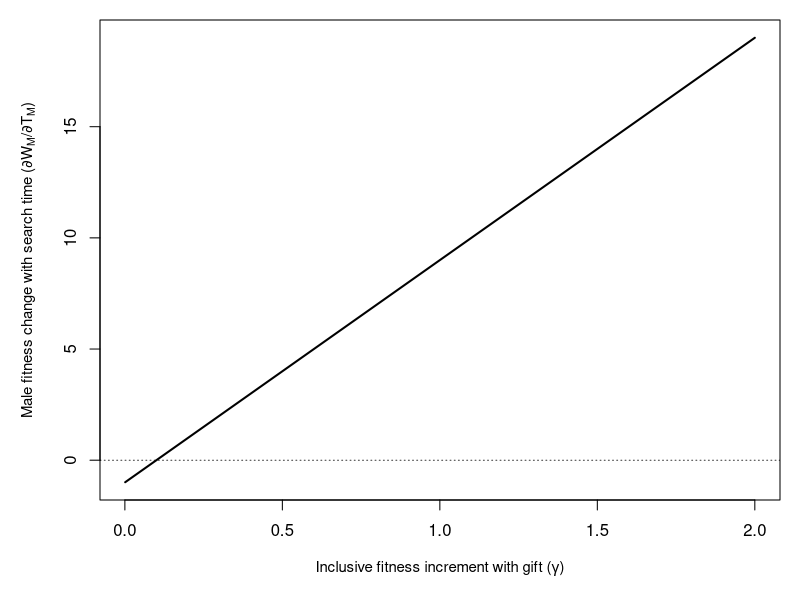
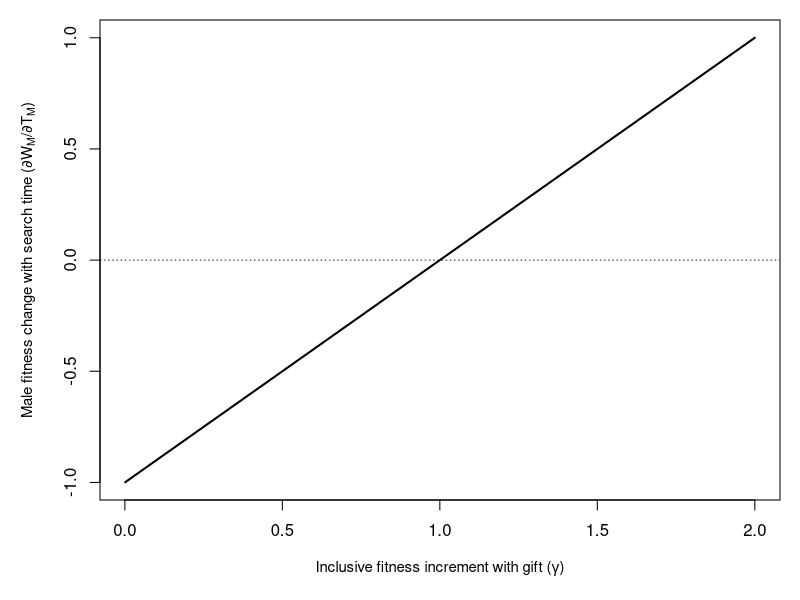
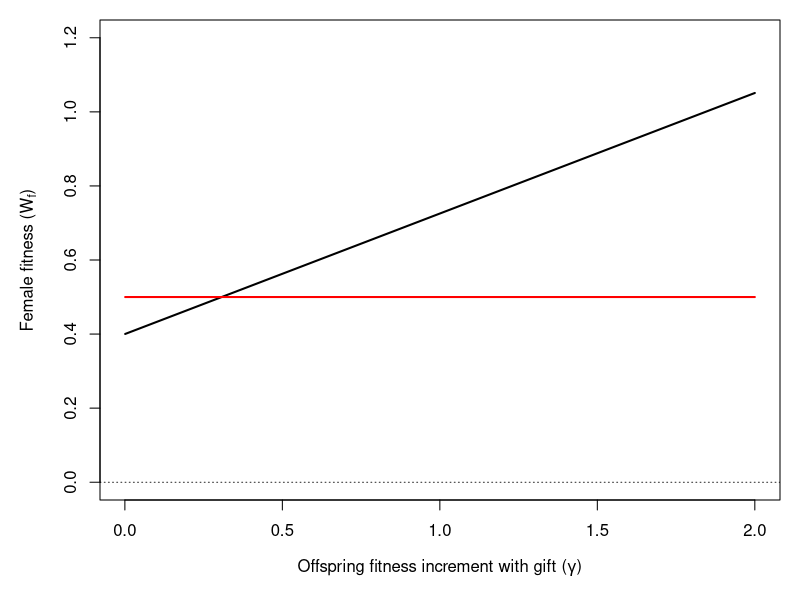
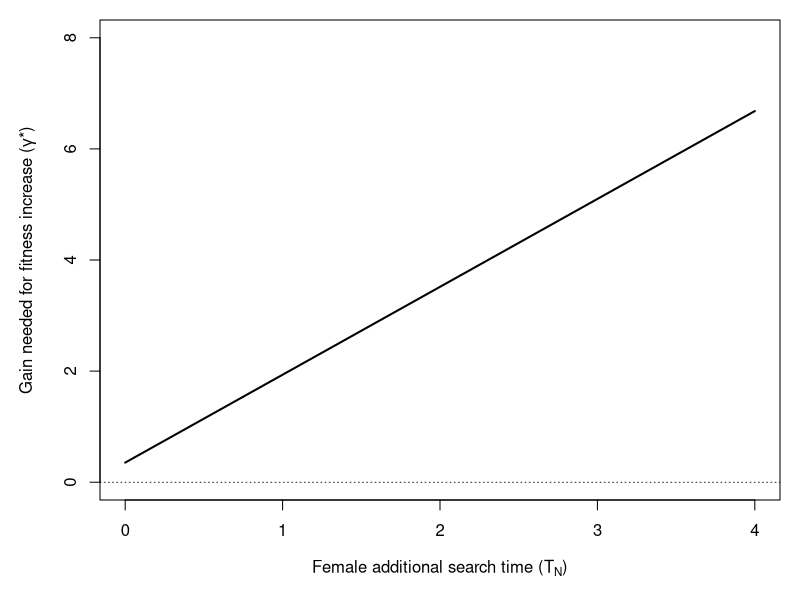
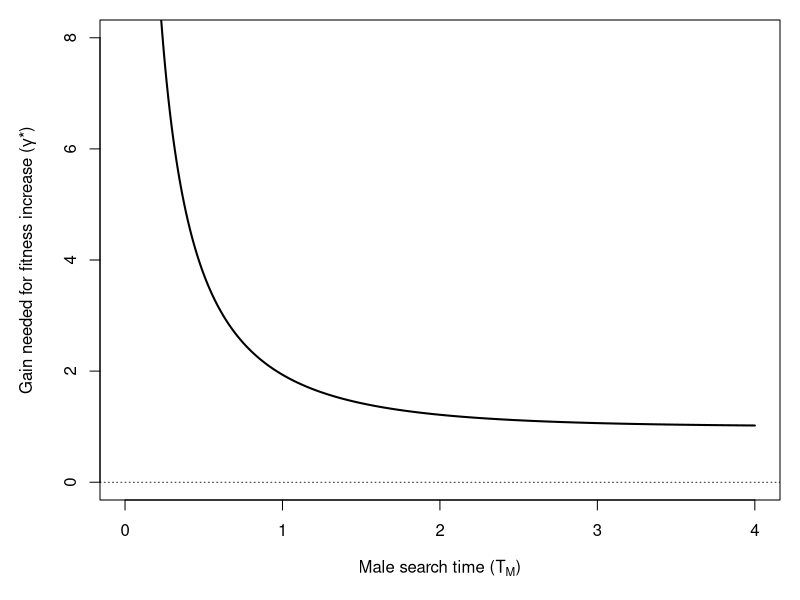
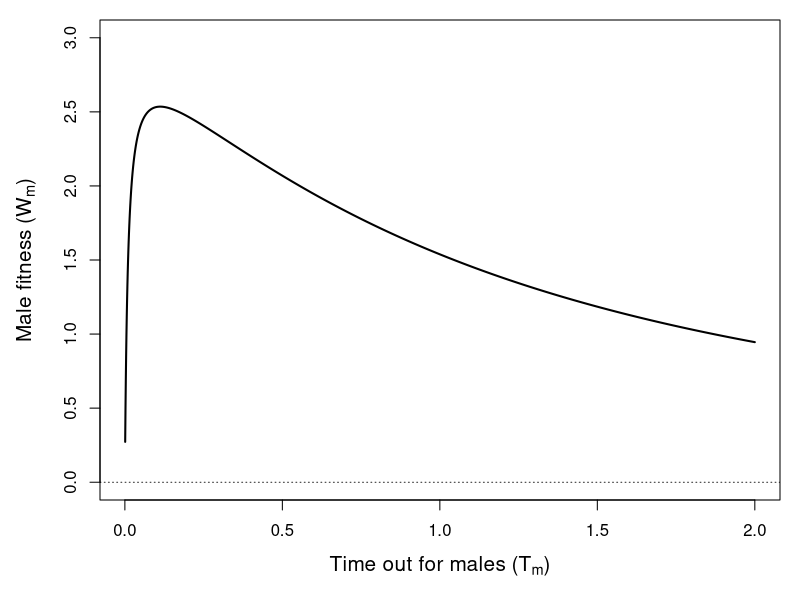

The R source for these figures, in order:
## ---- chunk 1
PrGf <- function(Tm, a1){
  vals <- 1 - exp(-(1/a1)*Tm);
  return(vals);
}
## ---- chunk 2
PrFf <- function(Tm, a1, a2){
  vals <- (1 - exp(-(1/a2)*Tm)) * exp(-(1/a1)*Tm);
  return(vals);
}
## ---- chunk 3
PrLf <- function(Tm, a1, a2){
  vals <- 1 - exp(-((1/a1) + (1/a2))*Tm);
  return(vals);
}
## ---- chunk 4
W_mf <- function(PrG, PrF, PrL, gamma, Tm, beta, M){
  val <- ((PrG * (1 + gamma)) + PrF + PrL) / (Tm + (sqrt(beta)/M));
  return(val);
}
W_mf_full  <- function(gamma, Tm, beta_val, M, a1, a2){
  PrG_val  <- PrGf(Tm = Tm, a1 = a1);
  PrF_val  <- PrFf(Tm = Tm, a1 = a1, a2 = a2);
  PrL_val  <- PrLf(Tm = Tm, a1 = a1, a2 = a2);
  W_mf_val <- W_mf(PrG = PrG_val, PrF = PrF_val, PrL = PrL_val, Tm = Tm, 
                   gamma = gamma, beta = beta_val, M = M);
}
## ---- chunk 5
W_m  <- function(mom = 1, mim = 1, mof = 1, mif = 1, M = 100, TF, TM, gamma, 
                 a1, a2, beta = 1){
  pG <- PrGf(Tm = TM, a1 = a1);
  pF <- PrFf(Tm = TM, a1 = a1, a2 = a2);
  pL <- PrLf(Tm = TM, a1 = a1, a2 = a2);
  bb <- beta;
  WW <- W_mf_full(gamma = gamma, Tm = TM, beta_val = bb, M = M, a1 = a1, 
                  a2 = a2);
  return(WW)
}
## ---- chunk 6
dWdT <- function(gamma, Tm, beta = 1, M = 100, a1 = 1){
  num1 <- gamma * (M*M + ((M*M*Tm + M*sqrt(beta))/a1) );
  dem1 <- exp((1/a1)*Tm);
  num2 <- (num1 / dem1) - M*M*(1 + gamma);
  den2 <- ((Tm * M) + sqrt(beta))^2;
  val  <- num2/den2;
  return(val);
}
## ---- chunk 7
dWdT_check <- function(gamma, beta = 1, M = 100, a1 = 1){
  term1 <- (gamma * M) / (a1*sqrt(beta));
  term2 <- (M*M) / beta;
  val   <- term1 - term2;
  return(val);
}
## ---- chunk 8
gavals  <- seq(from = 0.001, to = 2, by = 0.001);
malefit <- dWdT(gamma = gavals, Tm = 0, beta = 1, M = 1, a1 = 0.1);
par(mar = c(5, 5, 1, 1));
plot(x = gavals, y = malefit, type = "l", lwd = 2, cex.lab = 0.9,
     xlab = expression(paste("Inclusive fitness increment with gift (", gamma, ")")),
     ylab = expression(paste("Male fitness change with search time (",partialdiff,"W"[M],"/",partialdiff,"T"[M],")")));
abline(h = 0, lty = "dotted", lwd = 0.8);
## ---- chunk 9
gavals  <- seq(from = 0.001, to = 2, by = 0.001);
malefit <- dWdT_check(gamma = gavals, beta = 1, M = 1, a1 = 1);
par(mar = c(5, 5, 1, 1));
plot(x = gavals, y = malefit, type = "l", lwd = 2, cex.lab = 0.9,
     xlab = expression(paste("Inclusive fitness increment with gift (", gamma, ")")),
     ylab = expression(paste("Male fitness change with search time (",partialdiff,"W"[M],"/",partialdiff,"T"[M],")")));
abline(h = 0, lty = "dotted", lwd = 0.8);
## ---- chunk 10
Wfn <- function(TF = 1){
  return(0.5/TF);
}
WFG <- function(gamma, a1 = 1, a2 = 2, Tf = 1, TN = 1, M = 100, beta = 1, Tm){
  PrG <- 1 - exp(-(1/a1)*Tm);
  PrF <- (1 - exp(-(1/a2)*Tm))*exp(-(1/a1)*Tm);
  Wfg <- 0.5 * (1 + gamma * (PrG / (PrG + PrF)));
  prg <- 1 - exp(-TN * (M / sqrt(beta)) * (PrG + PrF));
  val <- prg * (Wfg / (Tf + TN));
  return(val);
}
## ---- chunk 11
gavals  <- seq(from = 0.001, to = 2, by = 0.001);
fmleL   <- rep(Wfn(TF = 1), times = length(gavals));
fmleG   <- WFG(gamma = gavals, Tm = 1, TN = 0.25)
plot(x = gavals, y = fmleG, type = "l", lwd = 2, cex.lab = 1, 
     ylim = c(0, 1.2),
     xlab = expression(paste("Offspring fitness increment with gift (", gamma, ")")),
     ylab = expression(paste("Female fitness (", W[f], ")")))
points(x = gavals, y = fmleL, type = "l", lwd = 2, col = "red");
abline(h = 0, lty = "dotted", lwd = 0.8);
## ---- chunk 12
gamma_star <- function(TN, M, beta, TF, a1, a2, TM){
  top1 <- exp(-(TM/a1)) * exp(-(TM/a2)) - 1;
  top2 <- exp(-(TM*(a2 + a1))/(a1*a2)) * TF + TN;
  bot1 <- TF;
  bot2 <- exp(-(TM*(a2 + a1))/(a1*a2)) - 1;
  bot3 <- exp(-(TM/a1)) - 1;
  topp <- top1 * top2;
  bott <- bot1 * bot2 * bot3;
  gst  <- -1*topp/bott;
  return(gst);
}
## ---- chunk 13
ts <- seq(from = 0, to = 4, by = 0.001);
yy <- gamma_star(TN = ts, M = 100, beta = 1, TF = 1, a1 = 1, a2 = 2, TM = 1);
par(mar = c(5, 5, 1, 1));
plot(x = ts, y = yy, type = "l", lwd = 2, cex.lab = 1, ylim = c(0, 8),
     xlab = expression(paste("Female additional search time (", "T"[N], ")")),
     ylab = expression(paste("Gain needed for fitness increase (", gamma, "*)")));
abline(h = 0, lty = "dotted", lwd = 0.8);
## ---- chunk 14
ts <- seq(from = 0.001, to = 4, by = 0.001);
yy <- gamma_star(TN = 1, M = 100, beta = 1, TF = 1, a1 = 1, a2 = 2, TM = ts);
plot(x = ts, y = yy, type = "l", lwd = 2, cex.lab = 1, ylim = c(0, 8),
     xlab = expression(paste("Male search time (", "T"[M], ")")),
     ylab = expression(paste("Gain needed for fitness increase (", gamma, "*)")));
abline(h = 0, lty = "dotted", lwd = 0.8);
## ---- chunk 15
TMvals  <- seq(from = 0.001, to = 2, by = 0.001);
malefit <- W_m(mom = 1, mim = 1, mof = 1, mif = 1, M = 100, TF = 1, gamma = 0,
               a1 = 1, a2 = 2, beta = 1, TM = TMvals);
par(mar = c(5, 5, 1, 1));
plot(x = TMvals, y = malefit, type = "l", lwd = 2, cex.lab = 1.25,
     ylim = c(0, 3),
     xlab = expression(paste("Time out for males (", T[m], ")")),
     ylab = expression(paste("Male fitness (", W[m], ")")));
abline(h = 0, lty = "dotted", lwd = 0.8);
